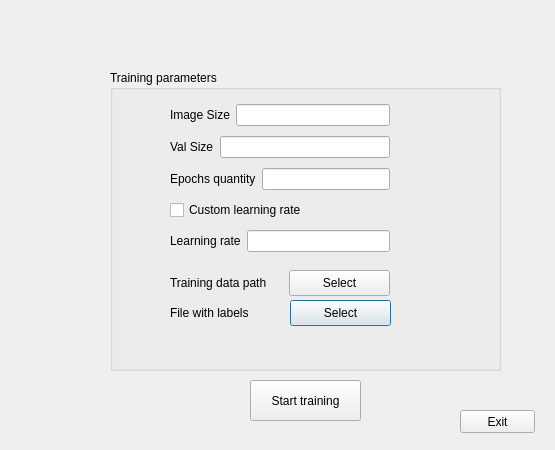
<?xml version="1.0" encoding="UTF-8"?>
<ui version="4.0">
 <class>TrainWindow</class>
 <widget class="QDialog" name="TrainWindow">
  <property name="geometry">
   <rect>
    <x>0</x>
    <y>0</y>
    <width>555</width>
    <height>450</height>
   </rect>
  </property>
  <property name="windowTitle">
   <string>Dialog</string>
  </property>
  <widget class="QGroupBox" name="groupBox">
   <property name="geometry">
    <rect>
     <x>110</x>
     <y>70</y>
     <width>391</width>
     <height>301</height>
    </rect>
   </property>
   <property name="title">
    <string>Training parameters</string>
   </property>
   <widget class="QWidget" name="layoutWidget">
    <property name="geometry">
     <rect>
      <x>60</x>
      <y>30</y>
      <width>220</width>
      <height>157</height>
     </rect>
    </property>
    <layout class="QVBoxLayout" name="verticalLayout">
     <item>
      <layout class="QHBoxLayout" name="horizontalLayout">
       <item>
        <widget class="QLabel" name="label">
         <property name="text">
          <string>Image Size</string>
         </property>
        </widget>
       </item>
       <item>
        <widget class="QLineEdit" name="lineEdit"/>
       </item>
      </layout>
     </item>
     <item>
      <layout class="QHBoxLayout" name="horizontalLayout_2">
       <item>
        <widget class="QLabel" name="label_2">
         <property name="text">
          <string>Val Size</string>
         </property>
        </widget>
       </item>
       <item>
        <widget class="QLineEdit" name="lineEdit_2"/>
       </item>
      </layout>
     </item>
     <item>
      <layout class="QHBoxLayout" name="horizontalLayout_3">
       <item>
        <widget class="QLabel" name="label_3">
         <property name="text">
          <string>Epochs quantity</string>
         </property>
        </widget>
       </item>
       <item>
        <widget class="QLineEdit" name="lineEdit_3"/>
       </item>
      </layout>
     </item>
     <item>
      <widget class="QCheckBox" name="checkBox">
       <property name="text">
        <string>Custom learning rate</string>
       </property>
      </widget>
     </item>
     <item>
      <layout class="QHBoxLayout" name="horizontalLayout_4">
       <item>
        <widget class="QLabel" name="label_4">
         <property name="text">
          <string>Learning rate</string>
         </property>
        </widget>
       </item>
       <item>
        <widget class="QLineEdit" name="lineEdit_4"/>
       </item>
      </layout>
     </item>
    </layout>
   </widget>
   <widget class="QLabel" name="label_6">
    <property name="geometry">
     <rect>
      <x>60</x>
      <y>230</y>
      <width>91</width>
      <height>26</height>
     </rect>
    </property>
    <property name="text">
     <string>File with labels</string>
    </property>
   </widget>
   <widget class="QPushButton" name="pushButton_4">
    <property name="geometry">
     <rect>
      <x>180</x>
      <y>230</y>
      <width>101</width>
      <height>26</height>
     </rect>
    </property>
    <property name="text">
     <string>Select</string>
    </property>
   </widget>
   <widget class="QLabel" name="label_5">
    <property name="geometry">
     <rect>
      <x>60</x>
      <y>200</y>
      <width>114</width>
      <height>26</height>
     </rect>
    </property>
    <property name="text">
     <string>Training data path</string>
    </property>
   </widget>
   <widget class="QPushButton" name="pushButton_3">
    <property name="geometry">
     <rect>
      <x>179</x>
      <y>200</y>
      <width>101</width>
      <height>26</height>
     </rect>
    </property>
    <property name="text">
     <string>Select</string>
    </property>
   </widget>
  </widget>
  <widget class="QPushButton" name="pushButton">
   <property name="geometry">
    <rect>
     <x>460</x>
     <y>410</y>
     <width>75</width>
     <height>23</height>
    </rect>
   </property>
   <property name="text">
    <string>Exit</string>
   </property>
  </widget>
  <widget class="QPushButton" name="pushButton_2">
   <property name="geometry">
    <rect>
     <x>250</x>
     <y>380</y>
     <width>111</width>
     <height>41</height>
    </rect>
   </property>
   <property name="text">
    <string>Start training</string>
   </property>
  </widget>
 </widget>
 <resources/>
 <connections/>
</ui>
